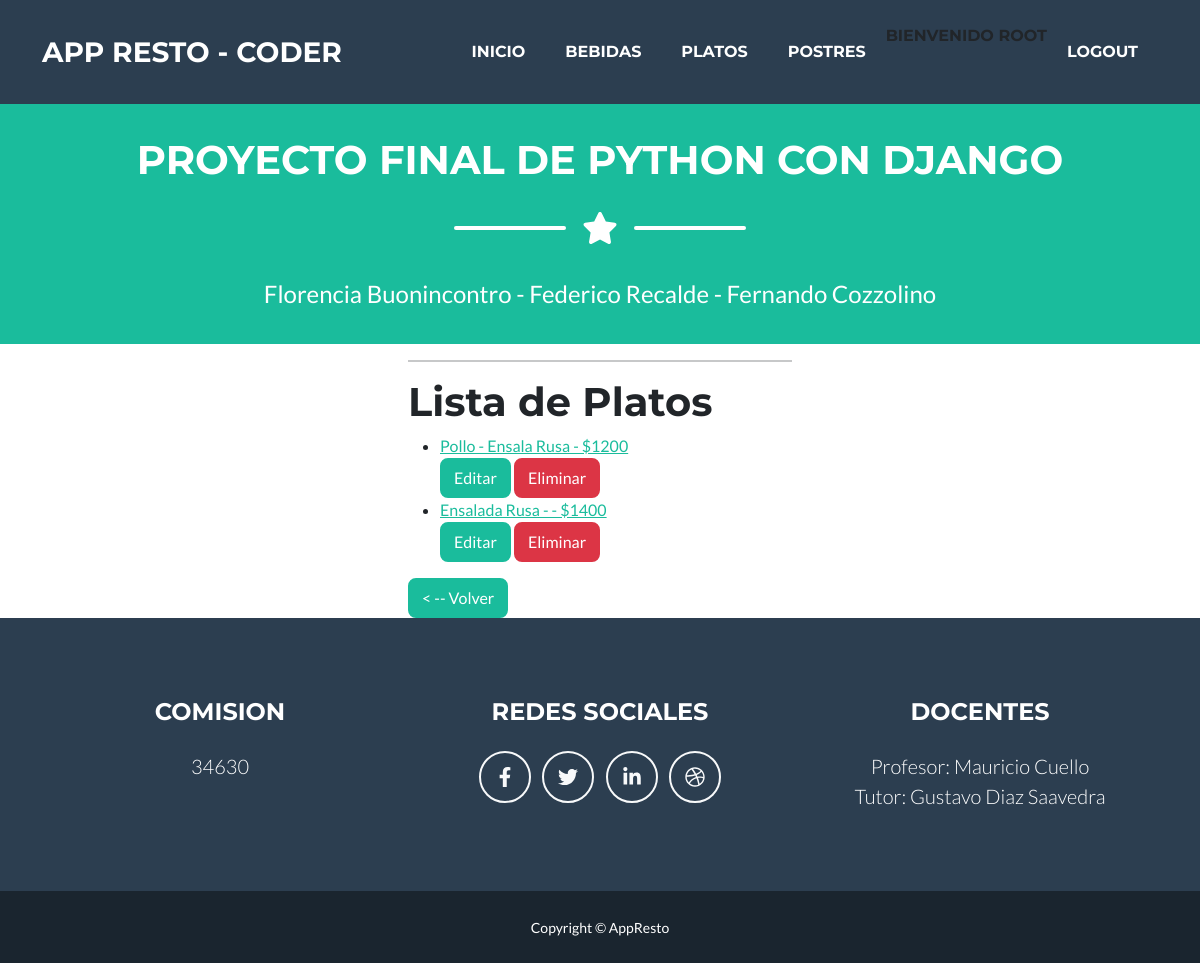
The page /platos_list (signed in) on the database as committed earlier.
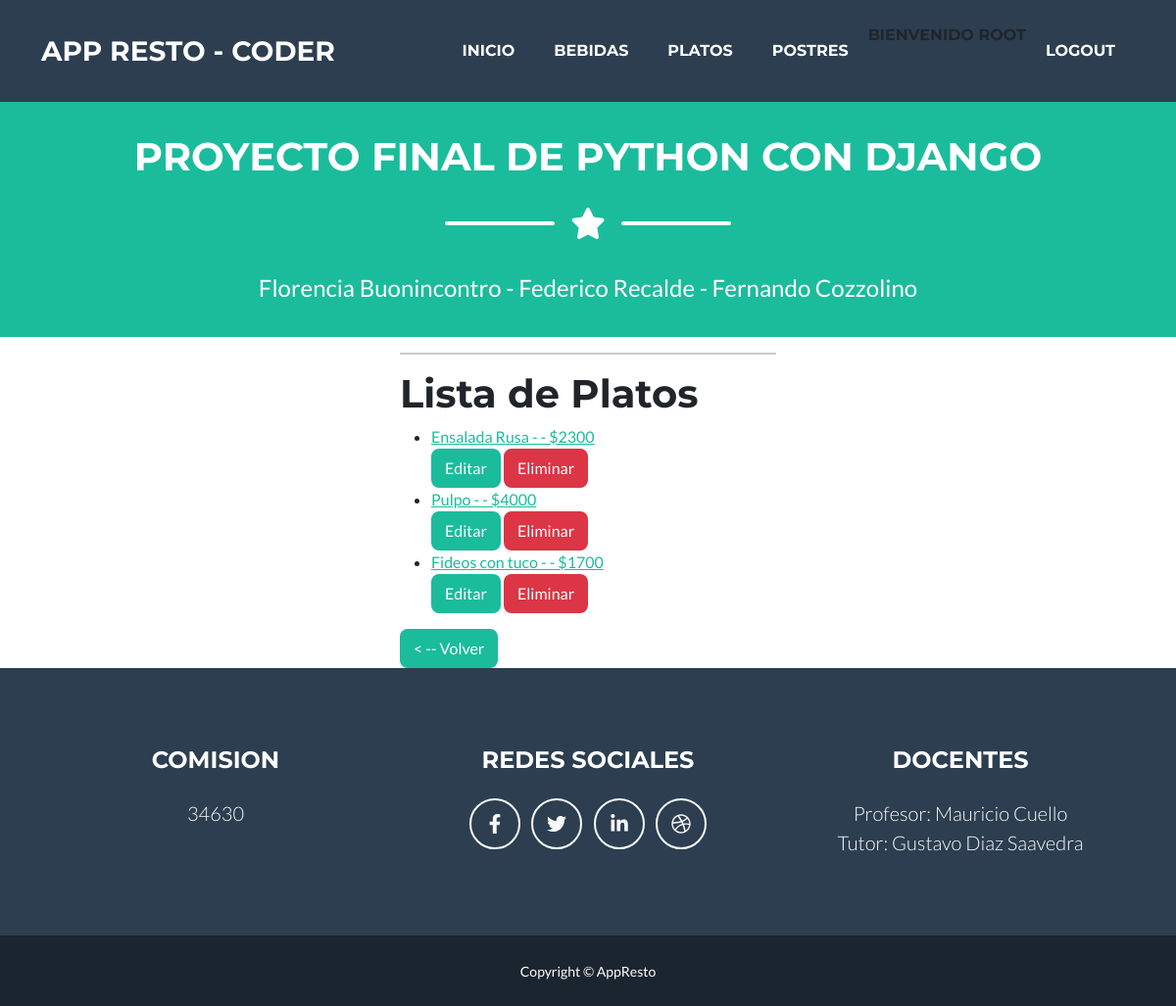
The same page on the database as committed later.
### AppResto/models.py (models this page shows)
class Plato(models.Model):
    plato =  models.CharField(max_length=50)
    guarnicion =  models.CharField(max_length=50)
    precio =  models.IntegerField()
    def __str__(self):
        return f'{self.plato} - {self.guarnicion} - ${self.precio}'

### AppResto/views.py (the view)
# urls.py: path('platos_list', PlatoList.as_view(), name='Plato_list'),
class PlatoList(LoginRequiredMixin, ListView):
    model = Plato
    template_name = 'platos_list.html'
    context_object_name = "platos"

### AppResto/templates/platos_list.html
{% extends 'padre.html' %}
{% load static %}
{% block contenidoDinamico %}
<h1> Lista de Platos </h1>
<ul>
    {% for plato in platos %}
        <li>
            <a href="{% url 'DetallePlato' plato.id %}">
                {{plato}}
            </a>
        </li>
        <div>
            <a href="{% url 'ActualizaPlato' plato.id %}" class="btn btn-primary" role="button">Editar</a>
            <a href="{% url 'EliminaPlato' plato.id  %}"class="btn btn-danger" role="button">Eliminar</a>
        </div>
    {% endfor %}
</ul>
<a href="{% url 'Platos' %}" class="btn btn-primary" role="button">< -- Volver</a>
{% endblock contenidoDinamico %}

Rows that differ between the two databases and show on the page:
removed Plato: plato+guarnicion+precio "Pollo - Ensala Rusa - $1200"
removed Plato: plato+guarnicion+precio "Ensalada Rusa - - $1400"
added Plato: plato+guarnicion+precio "Ensalada Rusa - - $2300"
added Plato: plato+guarnicion+precio "Pulpo - - $4000"
added Plato: plato+guarnicion+precio "Fideos con tuco - - $1700"
